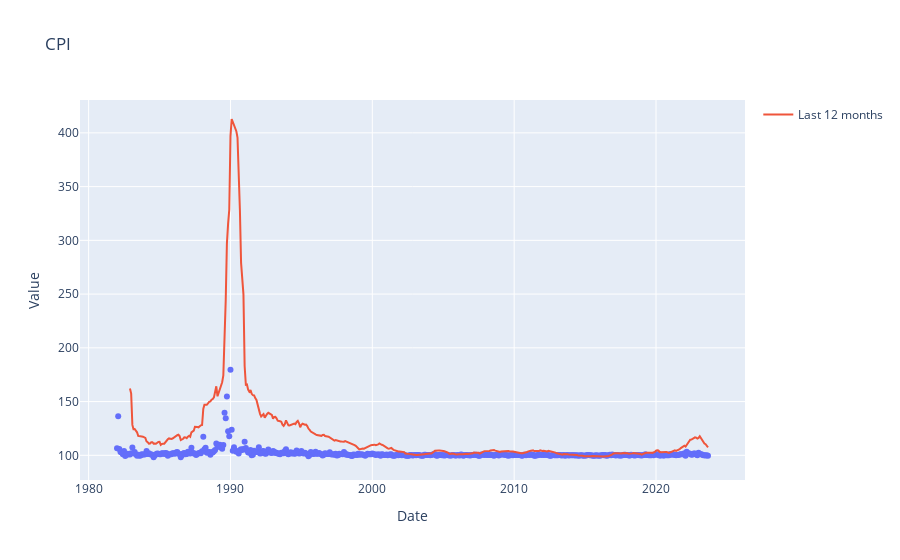

Notebook source saved alongside this figure:
### Markdown cell above
## Inflation data

Get the month on month inflation data from stat.gov.pl

### Code cell
# scatter plot with index date and value

import plotly.express as ex

fig = ex.scatter(df, x=df.index, y='Value', title='CPI', labels={'x':'Date', 'y':'Value'})
# fig.add_scatter(df, x=df.index, y=df['last_12m'], mode='lines', name='Last 12 months')
fig.add_scatter(x=df.index, y=df['last_12m'], mode='lines', name='Last 12 months')
fig.show()

### Figure 1 — Plotly figure (JSON) as saved in the notebook; plotly's stock layout.template omitted (floating-point values rounded to 4 significant figures; data arrays with more than 128 entries replaced by an {"elided": "..."} marker saying what was removed)
{"data": [{"hovertemplate": "Date=%{x}<br>Value=%{y}<extra></extra>", "legendgroup": "", "marker": {"color": "#636efa", "symbol": "circle"}, "mode": "markers", "name": "", "orientation": "v", "showlegend": false, "type": "scatter", "x": {"elided": "501 str values"}, "xaxis": "x", "y": {"elided": "501 float values"}, "yaxis": "y"}, {"mode": "lines", "name": "Last 12 months", "type": "scatter", "x": {"elided": "501 str values"}, "y": {"elided": "501 float values"}}], "layout": {"legend": {"tracegroupgap": 0}, "title": {"text": "CPI"}, "xaxis": {"anchor": "y", "domain": [0, 1], "title": {"text": "Date"}}, "yaxis": {"anchor": "x", "domain": [0, 1], "title": {"text": "Value"}}}}
